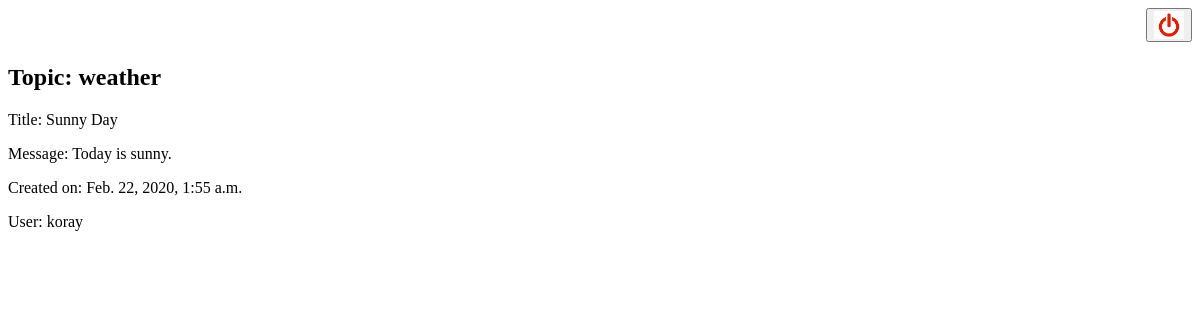
/users/koray/weather/, run on the app's committed database.
### posts/models.py (models this page shows, shortened)
class BlogPost(models.Model):
    title = models.CharField(max_length=36)
    message = models.TextField(max_length=250)
    created = models.DateTimeField(auto_now_add = True)
    updated = models.DateTimeField(null=True)
    topic = models.ForeignKey(BlogTopic, on_delete=models.CASCADE)
    user = models.ForeignKey(BlogUser, on_delete=models.CASCADE)

class BlogTopic(models.Model):
    title = models.CharField(max_length=35)
    created = models.DateTimeField(auto_now_add = True)
    def __str__(self):
        return self.title

class BlogUser(models.Model):
    username = models.CharField(max_length=30, unique = True)
    password = models.CharField(max_length=20)
    created = models.DateTimeField(auto_now_add = True)
    def __str__(self):
        return self.username

### users/views.py (the view)
# urls.py: url(r'^(?P<username>[\w|\W]+)/(?P<topic>[\w|\W]+)/$', views.user_topic_detail, name='user_topic_detail'),
def user_topic_detail(request, username, topic):
    print("burda2")
    print(username)
    print(topic)
    t = BlogTopic.objects.filter(title=topic)
    u = BlogUser.objects.get(username=username)
    blog_detail = BlogPost.objects.filter(topic__in=t, user = u)
    return render(request, 'users/blogpost.html', {'blogdetail':blog_detail})

### users/templates/users/blogpost.html (shortened to what this page needs)
{% extends 'user_template.html' %}
{% block content %}
    <head>
    </head>
    <body>
        <div class="users">
            {% for item in blogdetail %}
            <div class="user">
                <h2>Topic: {{ item.topic }}</a></h2>
                <p>Title: {{ item.title }}</p>
                <p>Message: {{ item.message }}</p>
                <p>Created on: {{ item.created }}</p>
                <p>User: {{ item.user }}</p>
            </div>
            {% endfor %}
        </div>
    </body>
{% endblock %}

### static/css/layouts/blog.css (style rules this page uses)
* { -webkit-box-sizing: border-box; -moz-box-sizing: border-box; box-sizing: border-box; }

### data on the page
BlogPost: topic "weather", title "Sunny Day", message "Today is sunny.", created "Feb. 22, 2020, 1:55 a.m.", user "koray"
